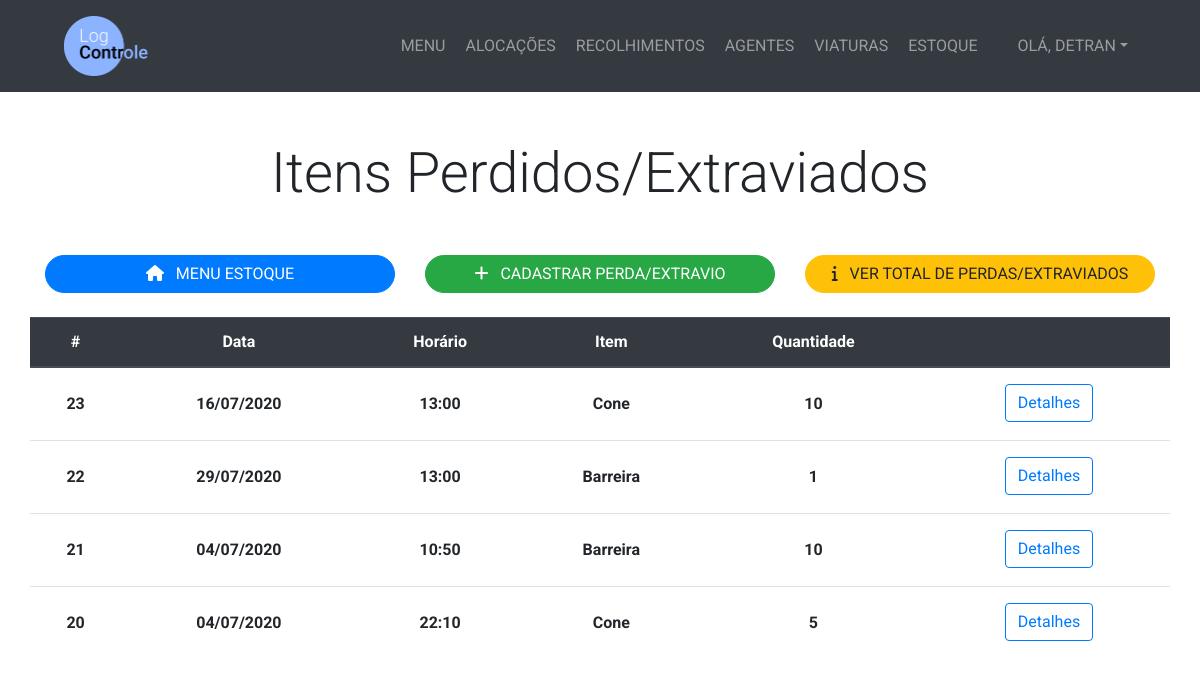
Page /estoque/itens-perdidos-extraviados/ (signed in) on the committed database.
### management/models.py (models this page shows, shortened)
class ItemPerdidoExtraviado(models.Model):
    data = models.DateField()
    horario = models.TimeField()
    alocacao = models.ForeignKey(Alocacao, on_delete=models.PROTECT)
    quantidade = models.IntegerField()

class Alocacao(models.Model):
    TURNO_CHOICES = (
        ('Manhã', 'Manhã'),
        ('Tarde', 'Tarde'),
        ('Noite', 'Noite'),
        ('Madrugada', 'Madrugada')
    )
    STATUS_CHOICES = (
        ('Aberto', 'Aberto'),
        ('Fechado', 'Fechado'),
        ('Desativado', 'Desativado')
    )
    data = models.DateField()
    horario = models.TimeField()
    item = models.ForeignKey(Item, on_delete=models.PROTECT)
    quantidade = models.IntegerField()
    turno = models.CharField(max_length=10, choices=TURNO_CHOICES)
    viatura = models.ForeignKey(Viatura, on_delete=models.PROTECT, blank=True, null=True)
    rua = models.CharField(max_length=200)
    numero = models.CharField(max_length=10)
    bairro = models.CharField(max_length=25)
    complemento = models.CharField(max_length=25, blank=True)
    motivo = models.CharField(max_length=100, blank=True)
    cadastrador = models.ForeignKey(User, on_delete=models.PROTECT)
    status = models.CharField(max_length=11, choices=STATUS_CHOICES, default='Fechado')

class Item(models.Model):
    nome = models.CharField(max_length=100)

### management/views.py (the view)
# urls.py: path('estoque/itens-perdidos-extraviados/', views.menu_item_perdido, name='menu_item_perdido'),
@login_required
def menu_item_perdido(request):
    itensperdidos = ItemPerdidoExtraviado.objects.all().order_by('-id')
    alocacoes = Alocacao.objects.filter(status='Aberto')
    return render(request, 'management/menu_item_perdido.html', {'itensperdidos':itensperdidos, 'alocacoes':alocacoes})

### management/templates/management/menu_item_perdido.html (shortened to what this page needs)
{% extends 'management/base.html' %}
{% block content %}
  <section class="py-5">
    <div class="container">
      <h1 class="display-4 text-center mb-5">Itens Perdidos/Extraviados</h1>
      <div class="row justify-content-center">
        <div class="col-lg-4">
          <a href="{% url 'menu_estoque' %}" class="btn btn-primary btn-block rounded-pill"><i class="fas fa-home mr-2"></i> MENU ESTOQUE</a>
        </div>
        <div class="col-lg-4">
          <a href="#" data-toggle="modal" data-target="#item-perdido-modal" class="btn btn-success btn-block rounded-pill"><i class="fas fa-plus mr-2"></i> CADASTRAR PERDA/EXTRAVIO</a>
        </div>
        <div class="col-lg-4">
          <a href="{% url 'total_item_perdido' %}" class="btn btn-warning btn-block rounded-pill"><i class="fas fa-info mr-2"></i> VER TOTAL DE PERDAS/EXTRAVIADOS</a>
        </div>
      </div>
      <div class="row justify-content-center mt-4">
        <div class="table-responsive" id="tabela-colaboracao">
          <table class="table table-hover">
            <thead class="thead-dark">
              <tr>
                <th scope="col" class="text-center">#</th>
                <th scope="col" class="text-center">Data</th>
                <th scope="col" class="text-center">Horário</th>
                <th scope="col" class="text-center">Item</th>
                <th scope="col" class="text-center">Quantidade</th>
                <th scope="col" class="text-center"></th>
              </tr>
            </thead>
            <tbody>
              {% for itemperdido in itensperdidos %}
                <tr>
                  <th scope="row" class="text-center py-4">{{ itemperdido.id }}</th>
                  <th scope="row" class="text-center py-4">{{ itemperdido.data|date:'d/m/Y' }}</th>
                  <th scope="row" class="text-center py-4">{{ itemperdido.horario|date:'H:i' }}</th>
                  <th scope="row" class="text-center py-4">{{ itemperdido.alocacao.item.nome }}</th>
                  <th scope="row" class="text-center py-4">{{ itemperdido.quantidade }}</th>
                  <th scope="row" class="text-center py-3"><a href="{% url 'detalhe_item_perdido' itemperdido.id %}" class="btn btn-outline-primary">Detalhes</a></th>
                </tr>
              {% endfor %}
            </tbody>
          </table>
        </div>
      </div>
    </div>
  </section>
{% endblock %}

### management/templates/management/base.html (shortened to what this page needs)
<!DOCTYPE html>
<html lang="pt-br" dir="ltr">
  {% load static %}
  <head>
    <link
      rel="stylesheet"
      href="https://stackpath.bootstrapcdn.com/bootstrap/4.5.0/css/bootstrap.min.css"
    />
    <link rel="stylesheet" type="text/css" href="{% static 'management/css/style.css' %}">
    <link rel="stylesheet" href="{% static 'management/css/bootstrap-datepicker.css' %}">
  </head>
  <body>
    <nav class="navbar navbar-expand-lg bg-dark navbar-dark py-3" id="main-nav">
      <a href="{% url 'home' %}" class="ml-5">
        <img src="{% static 'management/Logo.png' %}" alt="Logo LogControle" style="max-height: 60px;">
      </a>
      <div class="collapse navbar-collapse" id="navbarCollapse">
        <ul class="navbar-nav ml-auto">
          <li class="nav-item">
            <a href="{% url 'home' %}" class="nav-link ml-1">MENU</a>
          </li>
          <li class="nav-item">
            <a href="{% url 'menu_alocacao' %}" class="nav-link ml-1">ALOCAÇÕES</a>
          </li>
          <li class="nav-item">
            <a href="{% url 'menu_recolhimento' %}" class="nav-link ml-1">RECOLHIMENTOS</a>
          </li>
          <li class="nav-item">
            <a href="{% url 'menu_agente' %}" class="nav-link ml-1">AGENTES</a>
          </li>
          <li class="nav-item">
            <a href="{% url 'menu_viatura' %}" class="nav-link ml-1">VIATURAS</a>
          </li>
          <li class="nav-item">
            <a href="{% url 'menu_estoque' %}" class="nav-link ml-1">ESTOQUE</a>
          </li>
          <li class="nav-item dropdown ml-4 mr-5">
            <a href="#" class="nav-link dropdown-toggle" data-toggle="dropdown" aria-expanded="false">OLÁ, <span style="text-transform: uppercase;">{{ user.username }}</span></a>
          </li>
        </ul>
      </div>
    </nav>
    {% block content %} {% endblock %}
  </body>
</html>

### management/static/management/css/style.css (style rules this page uses)
body { font-family: 'Roboto', Arial; }
#tabela-colaboracao { height: 500px; overflow: auto; }

### rows in the picture
ItemPerdidoExtraviado: id "23", data "16/07/2020", horario "13:00", alocacao.item.nome "Cone", quantidade "10"
ItemPerdidoExtraviado: id "22", data "29/07/2020", horario "13:00", alocacao.item.nome "Barreira", quantidade "1"
ItemPerdidoExtraviado: id "21", data "04/07/2020", horario "10:50", alocacao.item.nome "Barreira", quantidade "10"
ItemPerdidoExtraviado: id "20", data "04/07/2020", horario "22:10", alocacao.item.nome "Cone", quantidade "5"

### other values in the picture
{{ user.username }} "DETRAN"
